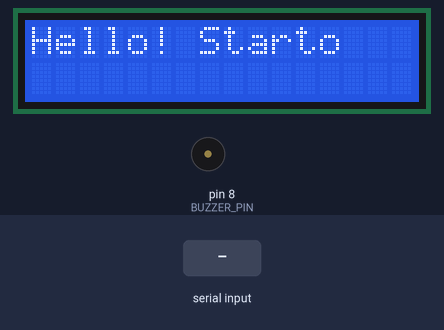
Recording of a sketch running on a simulated Arduino Uno, built with avr-gcc and run on an emulated ATmega328P. Shown: 16×2 character LCD, buzzer (waves = sounding). The inputs (shaded band) are chosen by the test bench.

Above: at 1.2 s.
1.3 s: "1" received over Serial
At 2.5 s:
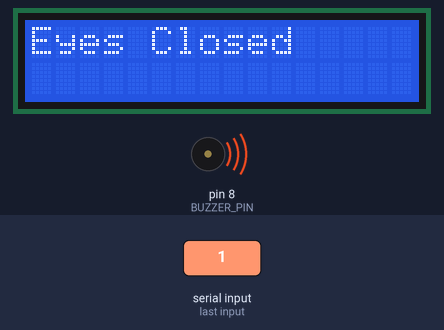
2.8 s: "0" received over Serial
At 3.8 s:
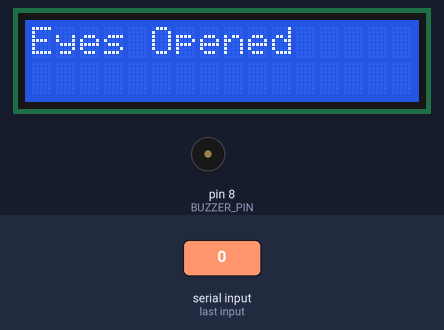
Timing chart, 0 to 5.8 s (numbered marks = the images above; inputs shaded):
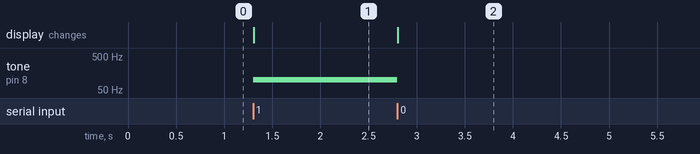

The sketch:

buzzer.ino
```cpp
#include <LiquidCrystal.h>

// Pre definitions
#define BUZZER_PIN 8
#define BLUE_LED_PIN 13
#define WHITE_LED_PIN 12

unsigned long lastCommandTime = 0;
unsigned long timeout = 3000;

LiquidCrystal lcd(3, 2, 4, 5, 6, 7); // LiquidCrystal(rs, e, d4, d5, d6, d7)

// Functions
void setBuzzerOn() {
  digitalWrite(BUZZER_PIN, LOW);
  tone(BUZZER_PIN, 100);
}

void setBuzzerOff() {
  noTone(BUZZER_PIN);
  digitalWrite(BUZZER_PIN, HIGH);
}

void turnBlueLedOn() {
  digitalWrite(WHITE_LED_PIN, LOW);
  digitalWrite(BLUE_LED_PIN, HIGH);
}

void turnWhiteLedOn() {
  digitalWrite(BLUE_LED_PIN, LOW);
  digitalWrite(WHITE_LED_PIN, HIGH);
}

void showLCDMessage(String msg) {
  lcd.clear();
  lcd.print(msg);
}

void setup() {
  // Begin Serial
  Serial.begin(9600);

  // Begin Buzzer
  pinMode(BUZZER_PIN, OUTPUT);
  setBuzzerOff();

  // Buzzer Led
  turnBlueLedOn();

  // Begin LCD
  lcd.begin(16, 2);
  showLCDMessage("Hello! Starto");
}

void loop() {
  if (Serial.available()) {
    char command = Serial.read();

    if (command == '1') {
      setBuzzerOn();
      turnWhiteLedOn();
      showLCDMessage("Eyes Closed");
    } else if (command == '0') {
      setBuzzerOff();
      turnBlueLedOn();
      showLCDMessage("Eyes Opened");
    }
  }
}
```

Measured:
- after the input at 1.3 s, tone on pin 8 (BUZZER_PIN): silent → 100 Hz at once; the display: changes at once (image 1)
- after the input at 2.8 s, tone on pin 8 (BUZZER_PIN): 100 Hz → silent at once; the display: changes at once (image 2)
